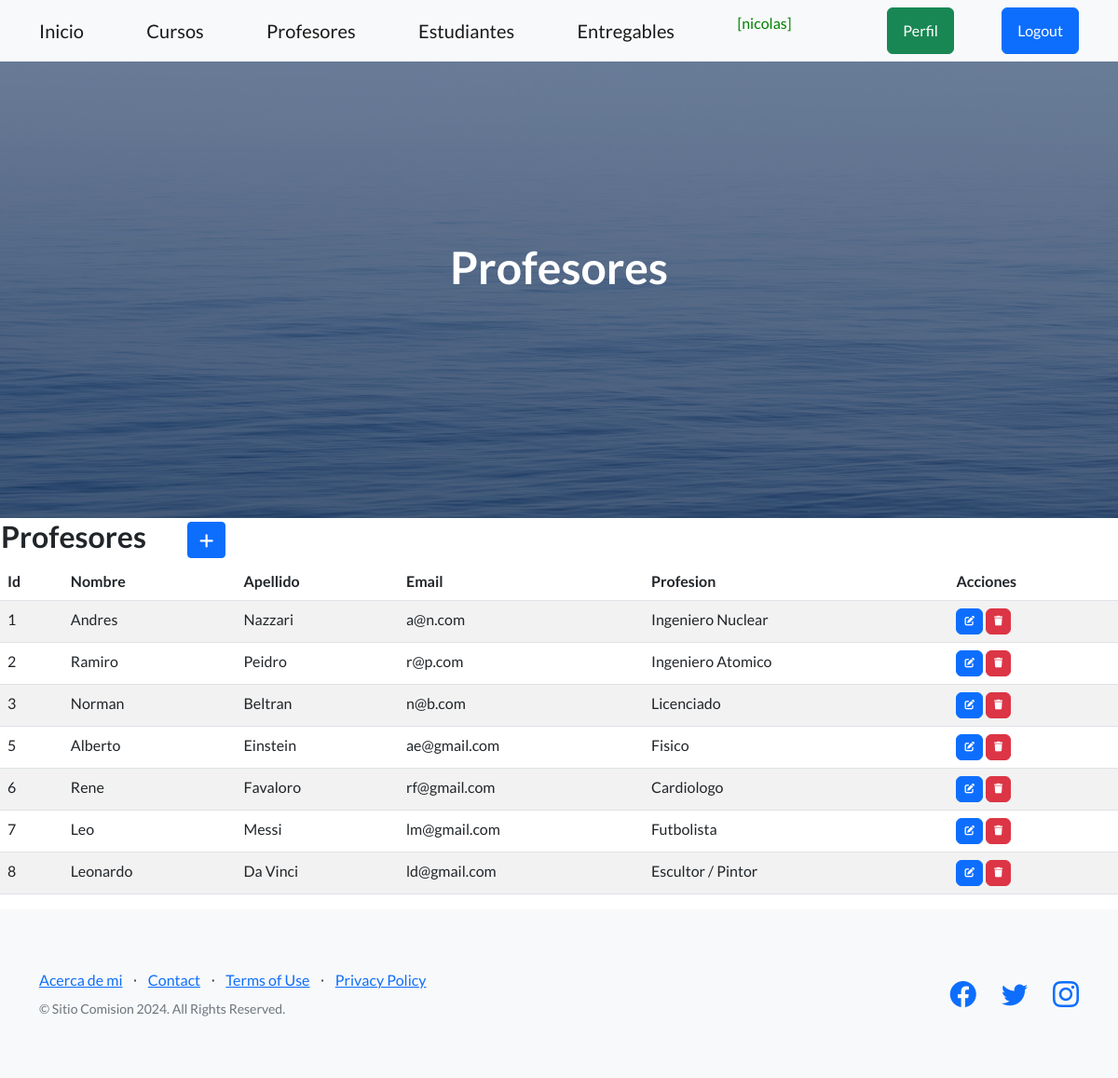
Page /profesores/ (signed in) on the committed database.
### aplicacion/models.py (models this page shows, shortened)
class Profesor(models.Model):
    nombre = models.CharField(max_length=60)
    apellido = models.CharField(max_length=60)
    email = models.EmailField()
    profesion = models.CharField(max_length=50)
    class Meta:
        verbose_name = "Profesor"
        verbose_name_plural = "Profesores"
        ordering = ["nombre", "apellido"]

### aplicacion/views.py (the view)
# urls.py: path('profesores/', profesores, name="profesores"),
@login_required
def profesores(request):
    contexto = {'profesores': Profesor.objects.all().order_by("id")}
    return render(request, "aplicacion/profesores.html", contexto)

### aplicacion/templates/aplicacion/profesores.html (shortened to what this page needs)
{% extends "aplicacion/index.html" %}
{% block titulo %}
<h1 class="mb-5">Profesores</h1>
{% endblock titulo %}
{% block contenido %}
<table>
    <tr>
        <td width="200"><h2>Profesores</h2></td>
        <td>
            <a
            href="{% url 'prof_create' %}"
            class="btn btn-primary btn-sm"
            >
            </a>
        </td>
    </tr>
</table>
<table class="table table-striped">
    <thead>
        <tr>
            <th>Id</th>
            <th>Nombre</th>
            <th>Apellido</th>
            <th>Email</th>
            <th>Profesion</th>
            <th>Acciones</th>
        </tr>
    </thead>
    <tbody>
    {% for p in profesores  %}
        <tr>
            <td>{{ p.id }}</td>
            <td>{{ p.nombre }}</td>
            <td>{{ p.apellido }}</td>
            <td>{{ p.email }}</td>
            <td>{{ p.profesion }}</td>
            <td>
                <a
                  href="{% url 'prof_update' p.id %}"
                  class="btn btn-primary"
                  style="--bs-btn-padding-y: .25rem; --bs-btn-padding-x: .5rem; --bs-btn-font-size: .75rem;"
                  >
                </a>
                <a
                  href="{% url 'prof_delete' p.id %}"
                  class="btn btn-danger"
                  style="--bs-btn-padding-y: .25rem; --bs-btn-padding-x: .5rem; --bs-btn-font-size: .75rem;"
                  >
                </a>
            </td>
        </tr>
    {% endfor %}
    </tbody>
</table>
{% endblock contenido %}

### aplicacion/templates/aplicacion/index.html (shortened to what this page needs)
<!DOCTYPE html>
<html lang="en">
    <head>
        {% load static %}
        <link href="https://cdn.jsdelivr.net/npm/bootstrap-icons@1.5.0/font/bootstrap-icons.css" rel="stylesheet" type="text/css" />
        <link href="{% static  'css/styles.css' %}" rel="stylesheet" />
        <link rel="stylesheet" href="https://cdnjs.cloudflare.com/ajax/libs/font-awesome/6.4.0/css/all.min.css">
    </head>
    <body>
        <nav class="navbar navbar-light bg-light static-top">
            <div class="container">
                <a class="navbar-brand" href="{% url 'home' %}">Inicio</a>
                {% if  user.is_authenticated %}
                    <a class="navbar-brand" href="{% url 'cursos' %}">Cursos</a>
                    <a class="navbar-brand" href="{% url 'profesores' %}">Profesores</a>
                    <a class="navbar-brand" href="{% url 'estudiantes' %}">Estudiantes</a>
                    <a class="navbar-brand" href="{% url 'entregables' %}">Entregables</a>
                    <p style="color:green">[{{user.username}}]</p>
                    <a class="btn btn-success" href="{% url 'perfil' %}">Perfil</a>
                    <a class="btn btn-primary" href="{% url 'logout' %}">Logout</a>
                {% else %}
                    <a class="btn btn-primary" href="{% url 'login' %}">Login</a>
                    <a class="btn btn-success" href="{% url 'registrar' %}">Registrarse</a>
                {% endif %}
            </div>
        </nav>
        <header class="masthead">
            <div class="container position-relative">
                <div class="row justify-content-center">
                    <div class="col-xl-6">
                        <div class="text-center text-white">
                            {% block titulo %}{% endblock titulo %}
                        </div>
                    </div>
                </div>
            </div>
        </header>
        {% block contenido %}
        {% endblock contenido %}
        <footer class="footer bg-light">
            <div class="container">
                <div class="row">
                    <div class="col-lg-6 h-100 text-center text-lg-start my-auto">
                        <ul class="list-inline mb-2">
                            <li class="list-inline-item"><a href="{% url 'acerca_de_mi' %}">Acerca de mi</a></li>
                            <li class="list-inline-item">⋅</li>
                            <li class="list-inline-item"><a href="#!">Contact</a></li>
                            <li class="list-inline-item">⋅</li>
                            <li class="list-inline-item"><a href="#!">Terms of Use</a></li>
                            <li class="list-inline-item">⋅</li>
                            <li class="list-inline-item"><a href="#!">Privacy Policy</a></li>
                        </ul>
                        <p class="text-muted small mb-4 mb-lg-0">&copy; Sitio Comision 2024. All Rights Reserved.</p>
                    </div>
                    <div class="col-lg-6 h-100 text-center text-lg-end my-auto">
                        <ul class="list-inline mb-0">
                            <li class="list-inline-item me-4">
                                <a href="#!"><i class="bi-facebook fs-3"></i></a>
                            </li>
                            <li class="list-inline-item me-4">
                                <a href="#!"><i class="bi-twitter fs-3"></i></a>
                            </li>
                            <li class="list-inline-item">
                                <a href="#!"><i class="bi-instagram fs-3"></i></a>
                            </li>
                        </ul>
                    </div>
                </div>
            </div>
        </footer>
    </body>
</html>

### rows in the picture
Profesor: id "1", nombre "Andres", apellido "Nazzari", email "a@n.com", profesion "Ingeniero Nuclear"
Profesor: id "2", nombre "Ramiro", apellido "Peidro", email "r@p.com", profesion "Ingeniero Atomico"
Profesor: id "3", nombre "Norman", apellido "Beltran", email "n@b.com", profesion "Licenciado"
Profesor: id "5", nombre "Alberto", apellido "Einstein", email "ae@gmail.com", profesion "Fisico"
Profesor: id "6", nombre "Rene", apellido "Favaloro", email "rf@gmail.com", profesion "Cardiologo"
Profesor: id "7", nombre "Leo", apellido "Messi", email "lm@gmail.com", profesion "Futbolista"
Profesor: id "8", nombre "Leonardo", apellido "Da Vinci", email "ld@gmail.com", profesion "Escultor / Pintor"

### other values in the picture
{{ user.username }} "nicolas"
